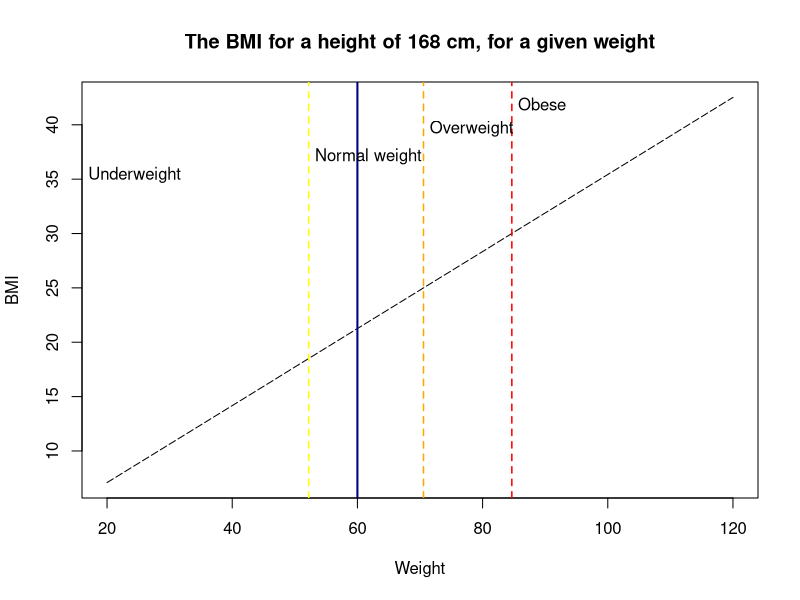

Write the R code that produced this figure.
## ---- chunk 1
#The function to calculate the BMI
calcbmi <- function(height, weight) round(weight/(height/100)^2, 2)

#Example
height <- 168
weight <- 60
calcbmi(height, weight)
## ---- chunk 2
#Calculation
calclimits <- function(height) {
  i <- numeric(3)
  i[1] <- 18.5 * (height/100)^2 #<18.5 = underweight
  i[2] <- 25 * (height/100)^2   #18.5 - 25 = normal weight
  i[3] <- 30 * (height/100)^2   #25 - 30 = overweight | >30 = obese
  i
}

#Example
calclimits(168)
## ---- chunk 3
#plot function
plotbmi <- function(height, weight, limits) {
  y <- calcbmi(height, x)
  plottitle <- paste("The BMI for a height of", as.character(height), "cm, for a given weight")
  plot(x, y, 
       main = plottitle, 
       xlab = "Weight", ylab = "BMI", 
       type = "l", lty = 5)
  #The black line is the input weight
  abline(v = weight, lwd = 2, col = "navy")
  #The following lines are weights that correspond to the limit values, to give some
  #visual aid. Makes it easier to determine your category visually.
  abline(v = limits[1], lty = 2, lwd = 1.5, col = "yellow") 
  abline(v = limits[2], lty = 2, lwd = 1.5, col = "orange")    
  abline(v = limits[3], lty = 2, lwd = 1.5, col = "red")
  #Add text in the plot
  text(x = c(17, (limits + 1)), 
       y = c(max(y)*.85, max(y)*.89, max(y)*.95, max(y)), 
       adj = c(0, 1), 
       labels = c("Underweight", "Normal weight", "Overweight", "Obese"))
}
lims <- calclimits(168)
x <- 1:21*5 + 15
plotbmi(168, 60, lims)
